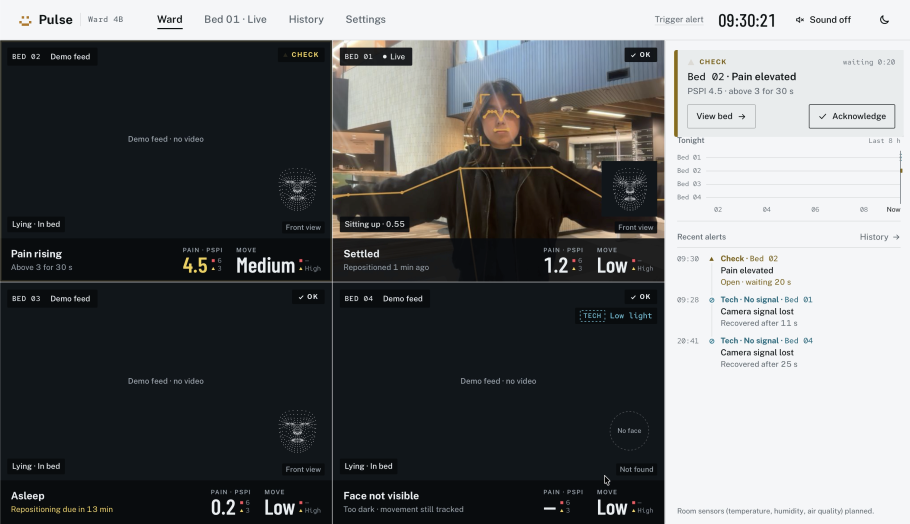
#> input picture uploads/originals/dashboard_1.png, 2728 x 1570 px (shown at 1/3 size)
$ python make_figure_assets.py
#> lines starting #> are read from the running program, lines starting #| are printed output that depends on the picture; after the words box and inside, x2 and y2 are one past the last pixel; in counts of white or black regions, pixels touching at a corner belong together
"""Build the Project page's Figure 1 tiles and Figure 2 screenshot.

    python3 tools/make_figure_assets.py

Writes:
    uploads/originals/figure1-real-tiles/fig1-<stage>@2x / @3x .webp/.jpg
        96px tiles at 192px and 288px, banner grade. NOT published: Figure 1
        currently uses the dot-matrix icons; these are kept for later reuse.
    uploads/originals/figure2-alert-crop/fig2-alert.webp / .jpg
        the alert card, Tonight and Recent alerts at native size. Also NOT
        published: Figure 2 is the original threshold demo again.
    fig2-alert.webp / .jpg              the dashboard's alert card, Tonight timeline
                                        and Recent alerts, at native size (never enlarged)

Sources (non-UNBC only, all already privacy-checked):
    uploads/originals/dashboard_1.png        the live dashboard, Nay Chi on camera;
                                             the bystander behind the glass is blurred here
    media/video/frame-extract-demo.mp4       Christopher, frame 314 (10.49 s), status bar
                                             already blurred in this file; tile 03 is the
                                             repo's own align_face output for that frame,
                                             saved by the step documented below
    uploads/originals/Person_Detection_Demo.mp4   Aaron at 3.0 s

Tile 03 needs pulse-ai's aligner (MediaPipe), so it is produced separately:
    cd ../pulse-ai && .venv/bin/python - <<'EOF'
    # detect on the webcam window enlarged 2x, then align_face -> 224x224 RGB
    EOF
and saved as uploads/originals/fig1-cnn-aligned-314.png, which this script reads.
When a single consistent clip exists, pulse-ai/scripts/make_pipeline_figures.py
can regenerate all six from it instead.
"""
from __future__ import annotations

from pathlib import Path

import cv2
import numpy as np
from PIL import Image, ImageFilter

ROOT = Path(__file__).resolve().parents[1]
TILES_OUT = ROOT / "uploads" / "originals" / "figure1-real-tiles"   # not published
FIG2_OUT = ROOT / "uploads" / "originals" / "figure2-alert-crop"    # not published (Figure 2 is the threshold demo again)
TILE = 96


def grade(im: Image.Image) -> Image.Image:
    a = np.asarray(im.convert("RGB")).astype(np.float32) / 255
    lum = (0.2126 * a[..., 0] + 0.7152 * a[..., 1] + 0.0722 * a[..., 2])[..., None]
    a = np.clip((lum + (a - lum) * 0.88) * np.array([0.96, 0.99, 1.04]), 0, 1) ** 1.10
    return Image.fromarray((a * 255 + 0.5).astype(np.uint8))


def dashboard() -> Image.Image:
    im = Image.open(ROOT / "uploads/originals/dashboard_1.png").convert("RGB")
    tx, ty = 999, 121
    box = (tx + 765, ty + 330, tx + 812, ty + 420)      # bystander behind the glass
    region = im.crop(box)
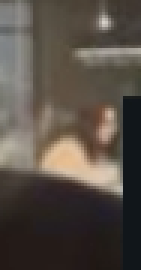
#> region: PIL image 47x90 RGB (shown 3 times larger); mean R, G, B 86.4, 78.1, 70
    w, h = region.size
#> w = 47; h = 90
    region = region.resize((max(1, w // 10), max(1, h // 10)), Image.BILINEAR).resize((w, h), Image.NEAREST)
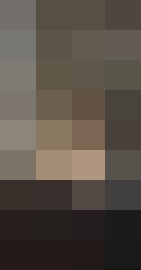
#> region: PIL image 47x90 RGB (shown 3 times larger); mean R, G, B 87.2, 78.7, 70.5
    region = region.filter(ImageFilter.GaussianBlur(6))
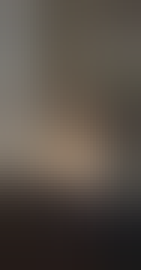
#> region: PIL image 47x90 RGB (shown 3 times larger); mean R, G, B 87.2, 78.7, 70.5
    mask = Image.new("L", (w, h), 0)
#> mask: PIL image 47x90 L; every value is 0
    mask.paste(255, (4, 4, w - 4, h - 4))
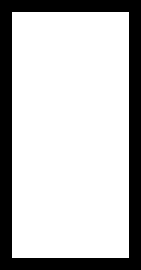
#> mask: PIL image 47x90 L (shown 3 times larger); 75.6% white; 1 black region, box (x1, y1, x2, y2) and area: (0, 0, 47, 90) 1032
    im.paste(region, box[:2], mask.filter(ImageFilter.GaussianBlur(3)))
    return im


def video_frame(path: str, seconds: float) -> Image.Image:
    cap = cv2.VideoCapture(str(ROOT / path))
    cap.set(cv2.CAP_PROP_POS_MSEC, seconds * 1000)
    ok, frame = cap.read()
    cap.release()
    if not ok:
        raise SystemExit(f"Could not read {path} at {seconds}s")
    return Image.fromarray(cv2.cvtColor(frame, cv2.COLOR_BGR2RGB))


def save(im: Image.Image, base: Path, quality: int = 86) -> None:
    im = im.convert("RGB")
    im.info = {}
    im.save(base.with_suffix(".jpg"), quality=quality, optimize=True, progressive=True)
    im.save(base.with_suffix(".webp"), quality=quality - 4, method=6)


def main() -> None:
    TILES_OUT.mkdir(parents=True, exist_ok=True)
    FIG2_OUT.mkdir(parents=True, exist_ok=True)
    d = dashboard()
    tiles = {
        "01-camera": d.crop((1240, 140, 1800, 700)),        # Bed 01 camera view, clear of the tile's labels
        "02-face": d.crop((1374, 230, 1634, 490)),          # the face box
        "03-cnn": Image.open(ROOT / "uploads/originals/fig1-cnn-aligned-314.png").convert("RGB"),
        "04-lstm": d.crop((1608, 700, 1778, 870)),          # Bed 01 PAIN · PSPI readout
        "05-alert": d.crop((2030, 145, 2290, 405)),         # the CHECK alert card (tight crop, stops above "Tonight")
        "06-pose": video_frame("uploads/originals/Person_Detection_Demo.mp4", 3.0).crop((971, 245, 1871, 1145)),
    }
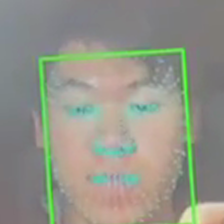
#> input picture uploads/originals/fig1-cnn-aligned-314.png, 224 x 224 px
    for key, im in tiles.items():
        g = grade(im)
        for scale in (2, 3):
            save(g.resize((TILE * scale, TILE * scale), Image.LANCZOS), TILES_OUT / f"fig1-{key}@{scale}x")
        print(f"fig1-{key}: source {im.size}")
    fig2 = d.crop((2020, 140, 2715, 1110))                  # card, Tonight, Recent alerts
    save(fig2, FIG2_OUT / "fig2-alert", quality=90)
    print(f"fig2-alert: {fig2.size} (native)")


if __name__ == "__main__":
#> (the run stopped early here; a loop or call above may not have finished)
